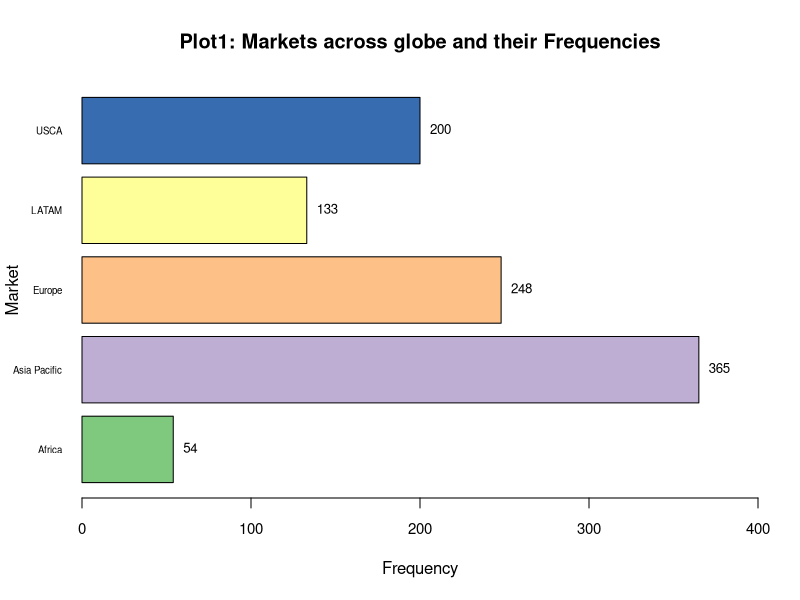
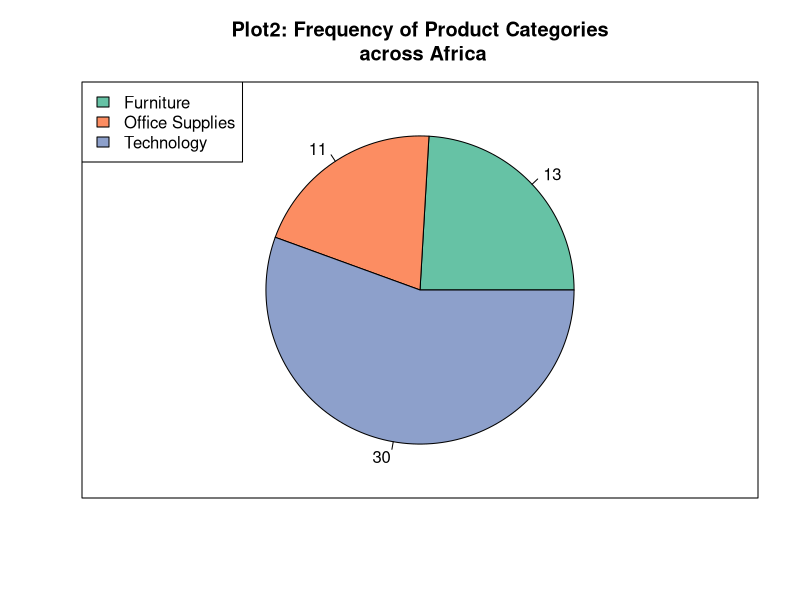

Generate these figures, in order, with R: (Note: this script raises an error after producing the figures.)
## ---- chunk 1
# Importing Libraries

library(RColorBrewer)
library(readxl)
library(knitr)
library(kableExtra)
library(dplyr)


# Importing provided Dataset

M2Data <- read_xlsx("DataSets/M2Project_V2.xlsx")
## ---- chunk 2
t1 <- rbind(head(M2Data,3),tail(M2Data,5))
kable(t1, format="html") %>%
  kable_styling("striped",font_size = 14)
## ---- chunk 3
m1 <- table(M2Data$Market)
kable(m1, format="html", col.names = c("Market","Frequency")) %>%
  kable_styling("striped",font_size = 14)
## ---- chunk 4
# bar graph to represent the markets and their frequencies
plot = barplot(m1,
        horiz = TRUE,
        xlab = "Frequency",
        ylab = "Market",
        las = 1,
        cex.axis = 0.9,
        cex.names = 0.58,
        xlim = c(0,400),
        main = "Plot1: Markets across globe and their Frequencies",
        col = brewer.pal(5,"Accent"),
        space = 0.2
        )
text(m1,
     plot,
     m1,
     cex = 0.8,
     pos = 4
     )
## ---- chunk 5
# filtering the African Market
t4Africa <- filter(M2Data, M2Data$Market == "Africa")

# Creating a table for African Product Category
t4Africa_PC = table(t4Africa$Product_Category)

# Creating a Pie chart with legends
t4Africa_Pie = pie(t4Africa_PC,
                    labels = t4Africa_PC,
                    col = brewer.pal(3,"Set2"),
                    main = "Plot2: Frequency of Product Categories\n across Africa")
box(col = "black")
legend("topleft",
       legend = paste(unique(names(t4Africa_PC))),
       fill = brewer.pal(3,"Set2")
       )
## ---- chunk 6
include_graphics("Images/T5_IMG1.jpg")
## ---- chunk 7
par(mar = c(5,4,4,0))
t5bar = barplot(table(t4Africa$Product_SubCategory),
                 ylim = c(0,14),
                 las = 1,
                 cex.names = 0.67,
                 cex.axis = 1,
                 main = "Plot3: Product Subcategories and their Frequencies\n in African Market",
                 xlab = "Product Subcategory",
                 ylab = "Frequency",
                 col = brewer.pal(9,"Set1"),
                 space = 0.9
                )

text(y=table(t4Africa$Product_SubCategory),
     t5bar,
     table(t4Africa$Product_SubCategory),
     cex=0.8,
     pos=3
     )
## ---- chunk 8
t6Mean = tapply(t4Africa$Sales, t4Africa$Product_SubCategory, mean)

# Displaying mean sales corresponding to each subcategory in Africa market
kable(round(t6Mean,2), format="html", col.names = c("Average sale in $")) %>%
  kable_styling("striped",font_size = 14)

# Dot Plot presentation of Mean for each subcategory in Africa
plot6_dot = dotchart(t6Mean,
                    main = "Plot4: Average Sale for each subcategory\n in Africa",
                    xlab = "Sales in $"
                    )
## ---- chunk 9
t7Sum <- tapply(t4Africa$Sales, t4Africa$Region, sum)

# Displaying total sales corresponding to each Region in African market
kable(round(t7Sum,2), format="html", col.names = c("Total sale in $")) %>%
  kable_styling("striped",font_size = 14)

plot7_bar = barplot(t7Sum,
                    ylim = c(0,50000+max(t7Sum)),
                    cex.names = 0.8,
                    cex.axis = 0.84,
                    xlab = "Region",
                    ylab = "Total Sales in $",
                    main = "Plot5: Total sales across each region\n in African Market",
                    col = brewer.pal(5, "BuPu")
                    )
text(y=t7Sum,
     plot7_bar,
     t7Sum,
     pos = 3,
     cex = 0.8)

## ---- chunk 10
t8Mean <- tapply(t4Africa$ShippingCost, t4Africa$Region, mean)

# Displaying total sales corresponding to each Region in African market
kable(round(t8Mean,2), format="html", col.names = c("Average Shipping Cost in $")) %>%
  kable_styling("striped",font_size = 14)

plot8_bar = barplot(t8Mean,
                    ylim = c(0,100+max(t8Mean)),
                    cex.names = 0.8,
                    cex.axis = 0.84,
                    xlab = "Region",
                    ylab = "Shipping Cost in $",
                    main = "Plot6: Mean Shipping Cost across each region\n in Africa",
                    col = brewer.pal(5, "PiYG")
                    )
text(y=t8Mean,
     plot8_bar,
     round(t8Mean,2),
     pos = 3,
     cex = 0.8)
## ---- chunk 11
include_graphics("Images/T11_IMG1.JPG")
## ---- chunk 12
# Using par() code to organize graphs in a matrix of 2 rows and 1 column
par(mfcol=c(2,1))

# Present a box plot of all profits
boxplot(M2Data$Profits,
        horizontal = TRUE,
        col = "#FFDAB9",
        main = "Plot7: Profit frequency distribution of M2Data\n using Boxplot and Histogram"
        )

# Present a histogram of all profits
hist(M2Data$Profits,
     breaks = 50,
     ylim = c(0,400),
     las = 1,
     main = "",
     xlab = "Profits in $",
     col = terrain.colors(12)
     )
## ---- chunk 13
boxplot(M2Data$Profits,
        horizontal = TRUE,
        col = "#FFDAB9",
        main = "Plot8: Profit frequency distribution of M2Data\n using Boxplot",
        xlab = "Profits in $"
        )
## ---- chunk 14
hist(M2Data$Profits,
     breaks = 50,
     ylim = c(0,400),
     las = 1,
     main = "Plot9: Profit frequency distribution of M2Data\n using Histogram",
     xlab = "Profits in $",
     col = terrain.colors(12)
     )
## ---- chunk 15
# filtering the Latin America Market
t13LATAM <- filter(M2Data, M2Data$Market == "LATAM")

# Creating a vector for Latin America Profits
P_LATAM <- t13LATAM$Profits

# Using par() code to organize graphs in a matrix of 2 rows and 1 column
par(mfcol=c(2,1))

# Creating a Box Plot
t13_box = boxplot(P_LATAM,
                  horizontal = TRUE,
                  main = "Plot10: Profits in Latin America\n using Box Plot and Histogram",
                  col = "#87CEFA"
                  )

# Creating a Histogram
t13_hist = hist(P_LATAM,
                breaks = 50,
                col = brewer.pal(9,"YlOrRd"),
                xlab = "Profits in $",
                ylim = c(0,20),
                main = ""
                )
## ---- chunk 16
t14Sales <- tapply(t13LATAM$Sales, t13LATAM$Region, sum)

kable(t14Sales, "html", col.names = c("Total Sales in $")) %>%
  kable_styling("striped", font_size = 14)
## ---- chunk 17
t15box = boxplot(t13LATAM$Profits~t13LATAM$Region,
                 col = brewer.pal(3,"Set3"),
                 las = 1,
                 main = "Plot11: Profits across Regions in Latin American market",
                 xlab = "Regions",
                 ylab = "Profits in $",
                 boxwex = 0.5
                 )
text(y=t15box$stats[,1],
     x=1.22,
     labels =t15box$stats[,1],
     cex = 0.5, pos = 4
     )
text(y=t15box$stats[,2],
     x=2.22,
     labels =t15box$stats[,2],
     cex = 0.5, pos = 4
     )
text(y=t15box$stats[,3],
     x=3.22,
     labels =t15box$stats[,3],
     cex = 0.5, pos = 4
     )
